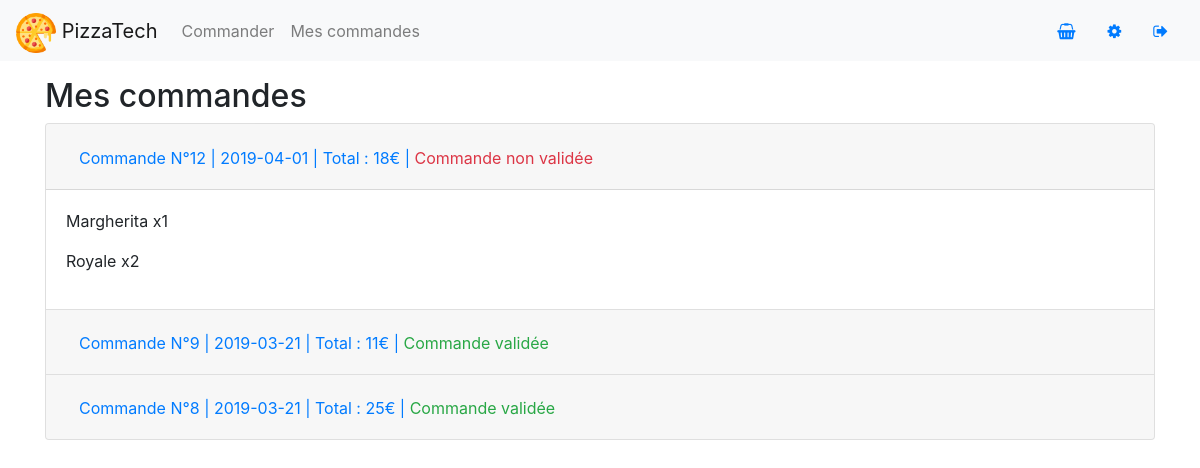
Page /mes-commandes.php (signed in) on the committed database.
### tables this page shows
CREATE TABLE `commande` (
  `cmd_id` int(11) NOT NULL,
  `cmd_date` date NOT NULL,
  `cmd_prix` int(255) NOT NULL,
  `cmd_valide` int(11) NOT NULL,
  `perso_id` int(11) NOT NULL
);

CREATE TABLE `ligne` (
  `cmd_id` int(11) NOT NULL,
  `art_id` int(11) NOT NULL,
  `lig_quantite` int(11) NOT NULL
);

CREATE TABLE `article` (
  `art_id` int(11) NOT NULL,
  `art_image` varchar(255) NOT NULL,
  `art_nom` varchar(255) NOT NULL,
  `art_description` varchar(255) NOT NULL,
  `art_prix` float NOT NULL,
  `cat_id` int(11) NOT NULL
);

### server.php (called while the page is built, shortened)
<?php
    $envUsername = $_ENV["USER"];
    $userMBP = "Tim";
    $ipDB = "";
    if ($envUsername == $userMBP) {
        $ipDB = "127.0.0.1:8889";
    }
    else {
        $ipDB = "127.0.0.1";
    }
    $servername = $ipDB;
    $usernameDB = "admin";
    $password = "n3NrT0565sK8GA8L";
    $dbname = "restaurant";
    $conn = mysqli_connect($servername, $usernameDB, $password, $dbname);
    if(!empty($_SESSION['userID'])){
        $persoIdCommande = $_SESSION['userID'];
        $sqlCommandes = "SELECT * FROM `commande` WHERE commande.perso_id = $persoIdCommande ORDER by cmd_id DESC";
        $resultCommandes = mysqli_query($conn, $sqlCommandes);
    }
?>

### mes-commandes.php (the view, shortened to what this page needs)
<?php include 'server.php'?>
<!doctype html>
<html lang="fr">
    <?php include 'head.php'?>
    <body>
        <?php include 'navbar.php'?>
        <div class="container my-3">
            <h2>Mes commandes</h2>
            <div class="accordion" id="accordionExample">
                <?php $i = 0; ?>
                <?php while($row = mysqli_fetch_object($resultCommandes)) :?>
                    <?php $i++; ?>
                    <div class="card card-collapse">
                        <div class="card-header" id="heading<?= $i ; ?>">
                        <h2 class="mb-0">
                            <button class="btn btn-link btn-collapse <?php if($i >= 2){echo "collapsed";} ?> " type="button" data-toggle="collapse" data-target="#collapse<?= $i ; ?>" aria-expanded="<?php if( $i >= 2 ){echo "false";} else{echo"true";} ?>" aria-controls="collapse<?= $i ; ?>">
                            <?php $commandeValide = $row->cmd_valide ?>
                            Commande N°<?= $row->cmd_id ?> | <?= $row->cmd_date ?> | Total : <?= $row->cmd_prix ?>€ | <?php if($commandeValide == 0 ){echo "<span class='text-danger'>Commande non validée</span>";} ?><?php if($commandeValide == 1 ){echo "<span class='text-success'>Commande validée</span>";} ?>
                            </button>
                        </h2>
                        </div>
                        <div id="collapse<?= $i ; ?>" class="collapse <?php if($i == 1){echo "show";} ?>" aria-labelledby="heading<?= $i ; ?>" data-parent="#accordionExample">
                        <div class="card-body">
                            <?php $idCommande = $row->cmd_id ?>
                            <?php $sqlCommande = "SELECT * FROM `ligne`, `article` WHERE ligne.cmd_id = $idCommande AND ligne.art_id = article.art_id"; ?>
                            <?php $resultCommande = mysqli_query($conn, $sqlCommande); ?>
                            <?php while($row = mysqli_fetch_object($resultCommande)) :?>
                            <p><?= $row->art_nom ?> x<?= $row->lig_quantite ?></p>
                            <?php endwhile ; ?>
                        </div>
                        </div>
                    </div>
                <?php endwhile;?>
            </div>
        </div>
    </body>
</html>

### css/style.css (style rules this page uses)
.card { min-height: 470px; }
.card-collapse { min-height: unset; }
.btn-collapse { text-align: justify; width: 100%; }

### rows in the picture
commande: cmd_id "12", cmd_date "2019-04-01", cmd_prix "18", cmd_valide "Commande non validée"
ligne: art.art_nom "Margherita", lig_quantite "1"
ligne: art.art_nom "Royale", lig_quantite "2"
commande: cmd_id "9", cmd_date "2019-03-21", cmd_prix "11", cmd_valide "Commande validée"
commande: cmd_id "8", cmd_date "2019-03-21", cmd_prix "25", cmd_valide "Commande validée"
